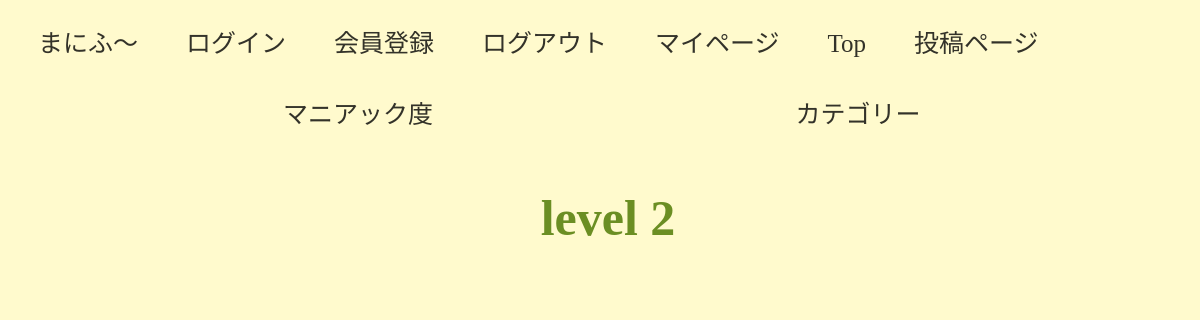
Before: /level2 with the older database file.
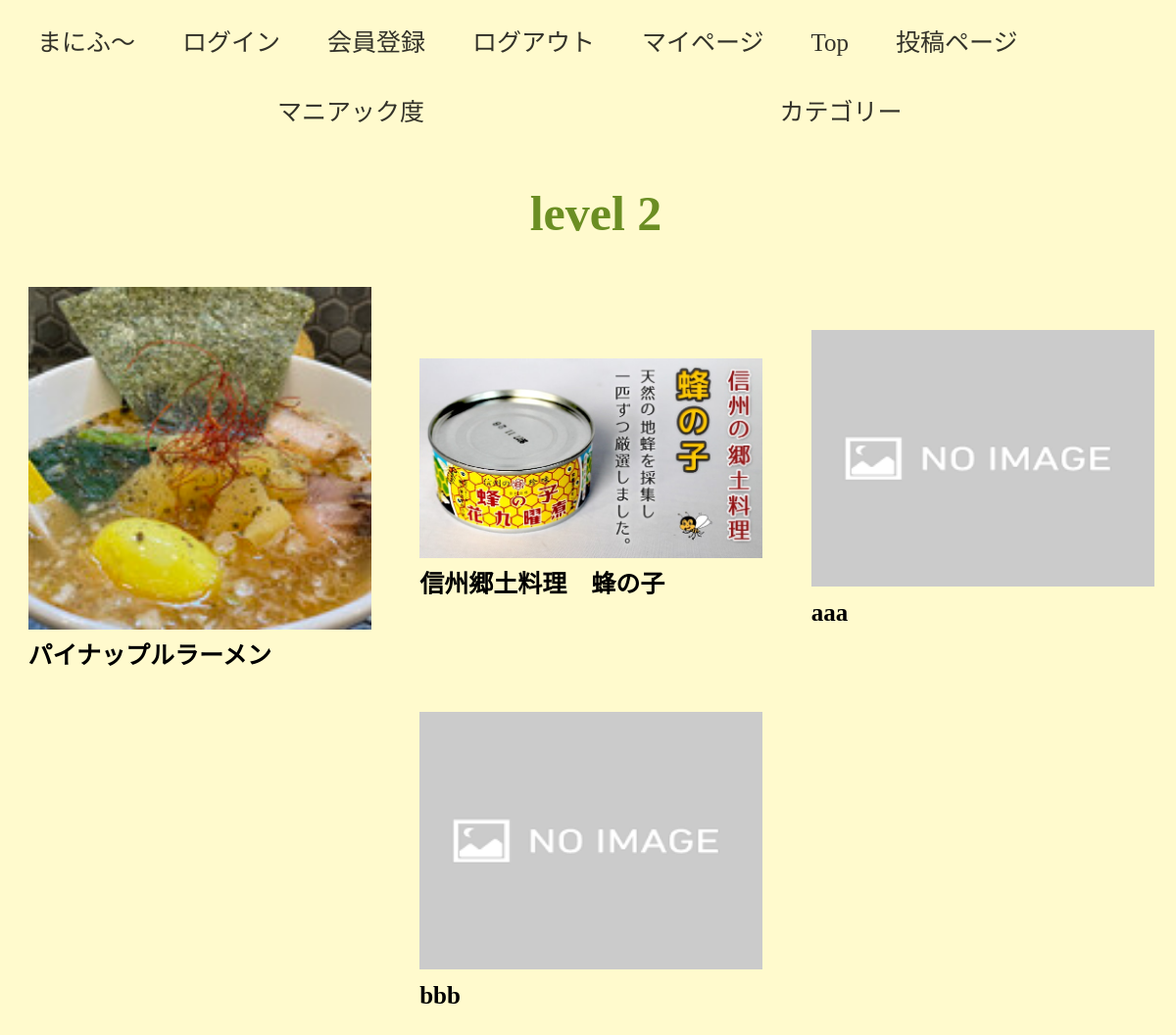
After: the same page with the newer database file.
### tables this page shows
CREATE TABLE "posts" (
	"id"	INTEGER,
	"user_id"	INTEGER,
	"title"	TEXT,
	"image"	TEXT,
	"main_evaluation"	INTEGER,
	"main_comment"	TEXT,
	"location"	TEXT,
	"category"	TEXT,
	"date"	TEXT,
	PRIMARY KEY("id" AUTOINCREMENT)
);

### each_program/yuki.py (the view)
@app.route("/level2", methods=["GET"])
def level2():
    conn = sqlite3.connect("graduation_work.db")
    c = conn.cursor()
    c.execute("select id, image, title from posts where main_evaluation = 'level 2'")
    post = []
    for item in c.fetchall():
        post.append({"post_id":item[0],"image":item[1],"title":item[2]})
    return render_template("level2.html", tpl_post = post,)

### templates/level2.html
{% extends "base.html" %}
{% block content %}
    <article>
        <section id="sec1">
            <h1>level 2</h1>
        </section>
        <section id="sec2">
            <div class="items">
                {% for post_item in tpl_post %}
                <div class="post_item">
                    <a href="/introduce/{{post_item['post_id']}}"><img src="/static/img/{{post_item['image']}}" class="image_top" alt="投稿内容"></a>
                    <a href="/introduce/{{post_id}}"><p class = "title">{{post_item["title"]}}</p></a>
                </div>
                {% endfor %}
            </div>
        </section>
    </article>
{% endblock %}

Changed rows visible on the page:
now on this page (row edited): posts: image (picture), title "パイナップルラーメン"
added posts: image (picture), title "信州郷土料理 蜂の子"
added posts: image (placeholder picture), title "aaa"
added posts: image (placeholder picture), title "bbb"
